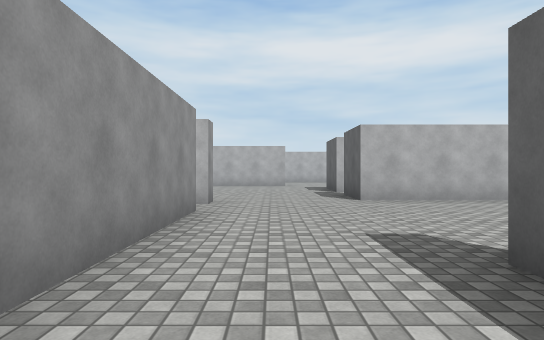
[1] (above)

17 first-person views from a walk through a 3-D level made in the Unity game engine. The camera is 1.2 m above the floor, looks level and sees 75° across. The floor is counted in squares, 2 m on a side. Each view is taken from the middle of a square. On the plan, view 1 faces up. The plan holds only what a view shows up to about 10 squares ahead; the rest is blank. Some animated figures are left out. Door leaves are left out, so doorways stand open. Surface patterns are stand-ins for the level's own textures.

[2]
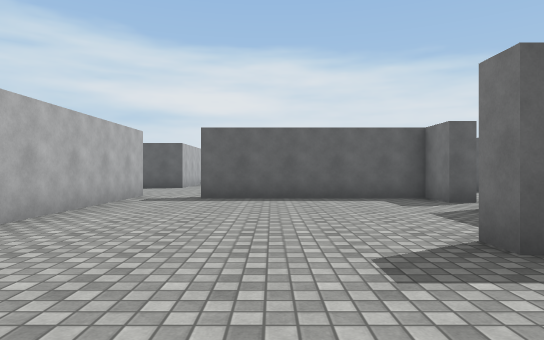

[3]
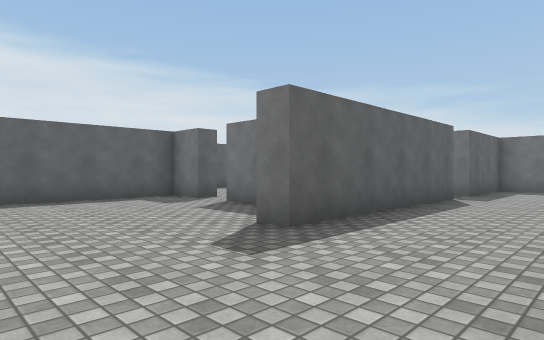

[4]
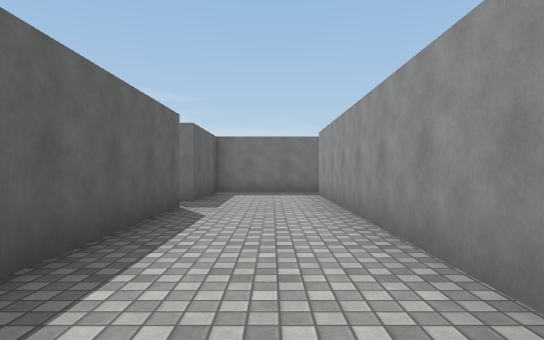

[5]
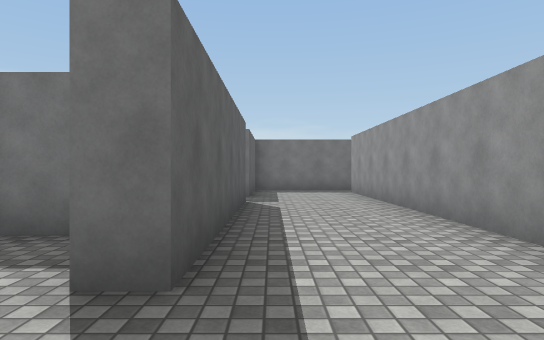

[6]
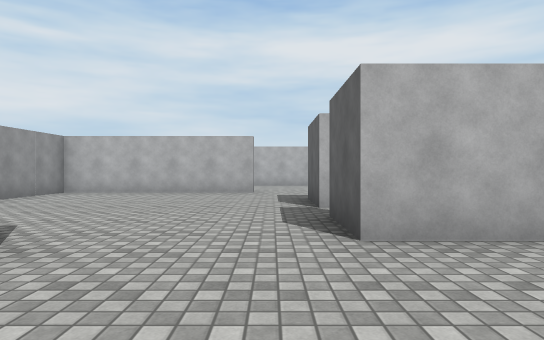

[7]
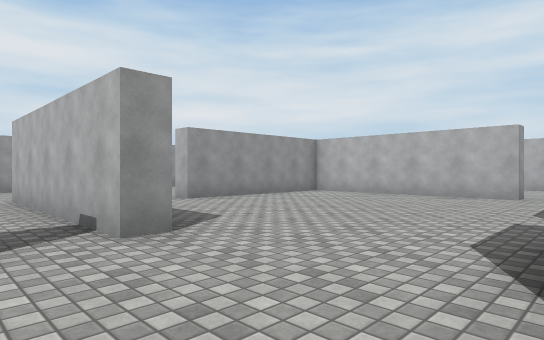

[8]
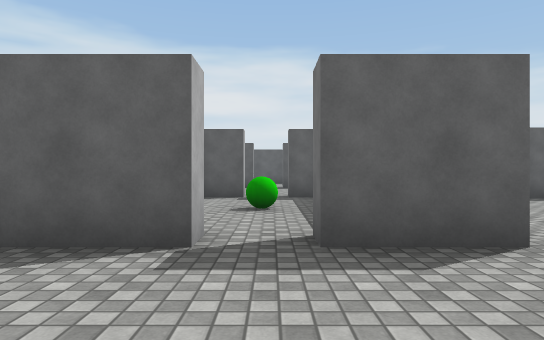

[9]
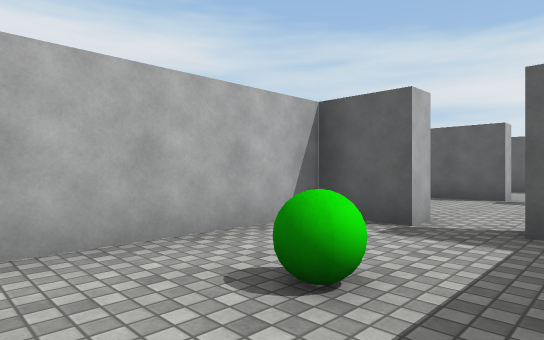

[10]
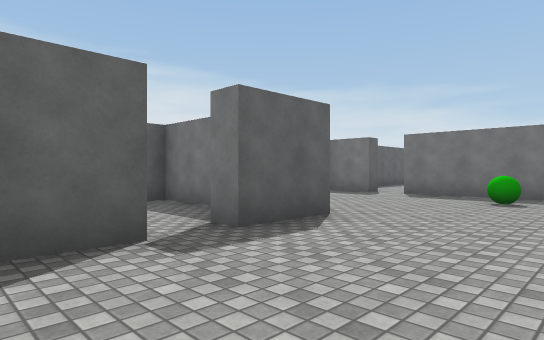

[11]
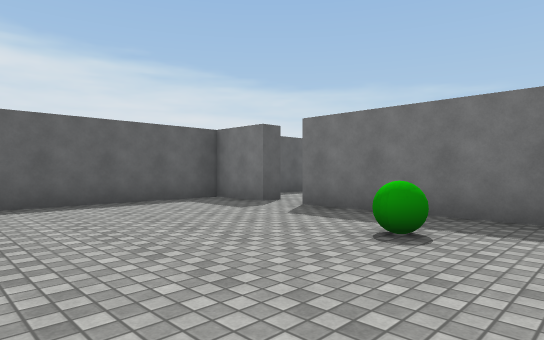

[12]
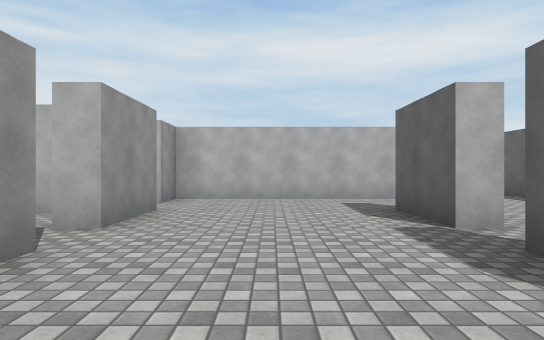

[13]
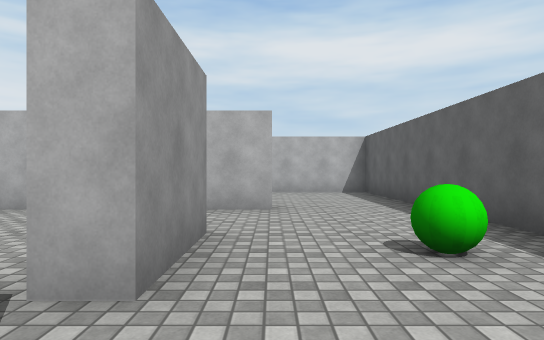

[14]
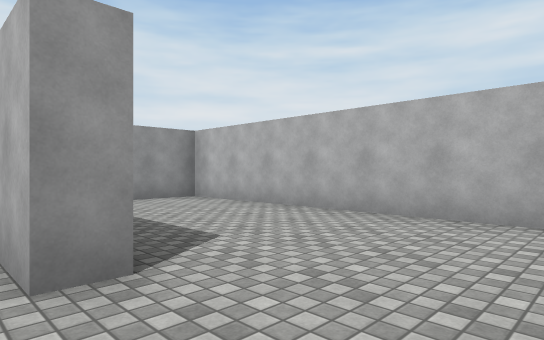

[15]
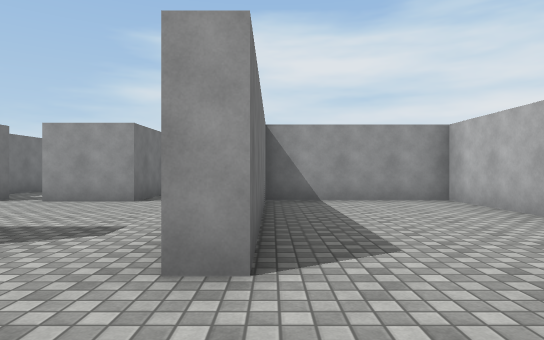

[16]
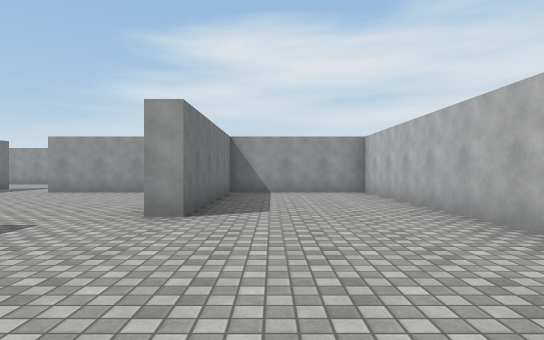

[17]
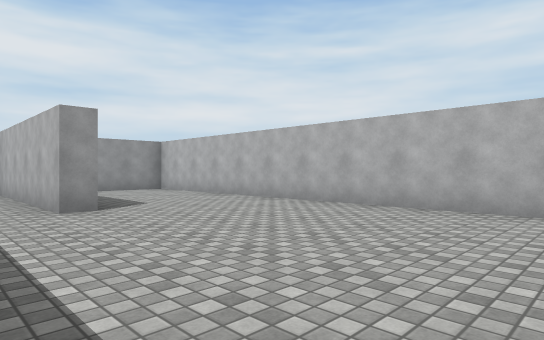

### Floor plan
Points are (right, up) in squares from view 1. A wall is a line through its corners. A room is listed if a view was taken in it or the views show most of it. See-through windows are left out.
Room 1 (views 1, 2, 3, 4, 5, 6, 7)
walls: (2.8, 0.7) (4.5, 0.7); (-1.1, 5.2) (-1.1, -5.5); (5.5, 0.7) (6.5, 0.7) (6.5, 5.5); (1.5, -2.8) (1.5, 2.2) (2, 2.2); (7.2, 7) (1.8, 7); (-1.2, -6.5) (1.5, -6.5) (1.5, -3.8)
ways out: opening at (0.5, 6.5) to room 2; open door at (-1, 6) to room 2; opening at (7, 6) to room 4; open door at (-1, -6); open door at (2, -3); open door at (5, 0.5)
Room 2 (view 8)
walls: (-1.1, 6.8) (-1.1, 6.3); (1.8, 9.6) (1.8, 11.4); (0.5, 13.4) (-4.5, 13.4) (-4.5, 9) (-5, 9); (1.8, 7) (1.8, 8.6)
ways out: opening at (0.5, 6.5) to room 1; open door at (-1, 6) to room 1; open door at (2, 9) to room 3; opening at (1.5, 12.5) to room 6; opening at (-5, 8)
Room 3 (view 9)
walls: (4, 7.5) (5.2, 7.5); (6.8, 9.6) (6.8, 10.9) (3.4, 10.9); (6.8, 8) (6.8, 8.6)
ways out: open door at (2, 9) to room 2; open door at (7, 9) to room 4
objects: other object (5, 9)
Room 4 (views 10, 11, 12)
walls: (10.9, 7) (10.9, 8.6); (10.9, 9.6) (10.9, 11.4); (8.6, 2.2) (12, 2.2); (7.3, 11.4) (7.3, 9.6); (13, 2.2) (14.5, 2.2) (14.5, 6.2); (10.5, 13.4) (7, 13.4) (7, 12.4)
ways out: opening at (7, 6) to room 1; open door at (7, 9) to room 3; opening at (11, 12.5) to room 5; open door at (11, 9) to room 5; open door at (7, 12) to room 6; open door at (12.5, 2)
objects: other object (10, 4)
Room 5 (views 13, 14, 15)
walls: (11.4, 11.4) (11.4, 9.6); (14.5, 9.9) (14.5, 17.5) (7, 17.5) (7, 13.9); (7.5, 13.9) (12, 13.9) (12, 13.4) (10.5, 13.4); (12.9, 7.5) (14.5, 7.5) (14.5, 8)
ways out: opening at (11, 12.5) to room 4; open door at (11, 9) to room 4
objects: other object (13, 11)
Room 6 (views 16, 17)
walls: (5.4, 17.5) (-4.5, 17.5) (-4.5, 13.9) (0.5, 13.9) (0.5, 13.4); (5.5, 11.4) (7.3, 11.4)
ways out: opening at (1.5, 12.5) to room 2; open door at (7, 12) to room 4

Where each view was taken, in squares from view 1:
view 1: 0 up, 0 right, facing up
view 2: 4 up, 1 left, facing right
view 3: 5 up, 1 left, facing down-right
view 4: 3 up, 0 right, facing down
view 5: 4 up, 1 right, facing down
view 6: 4 up, 1 right, facing up
view 7: 5 up, 2 right, facing up-left
view 8: 9 up, 1 left, facing right
view 9: 8 up, 3 right, facing up-right
view 10: 11 up, 8 right, facing down-right
view 11: 7 up, 8 right, facing down-right
view 12: 6 up, 9 right, facing up
view 13: 8 up, 12 right, facing up
view 14: 13 up, 14 right, facing up-left
view 15: 14 up, 14 right, facing left
view 16: 15 up, 5 right, facing left
view 17: 12 up, 6 right, facing up-left
